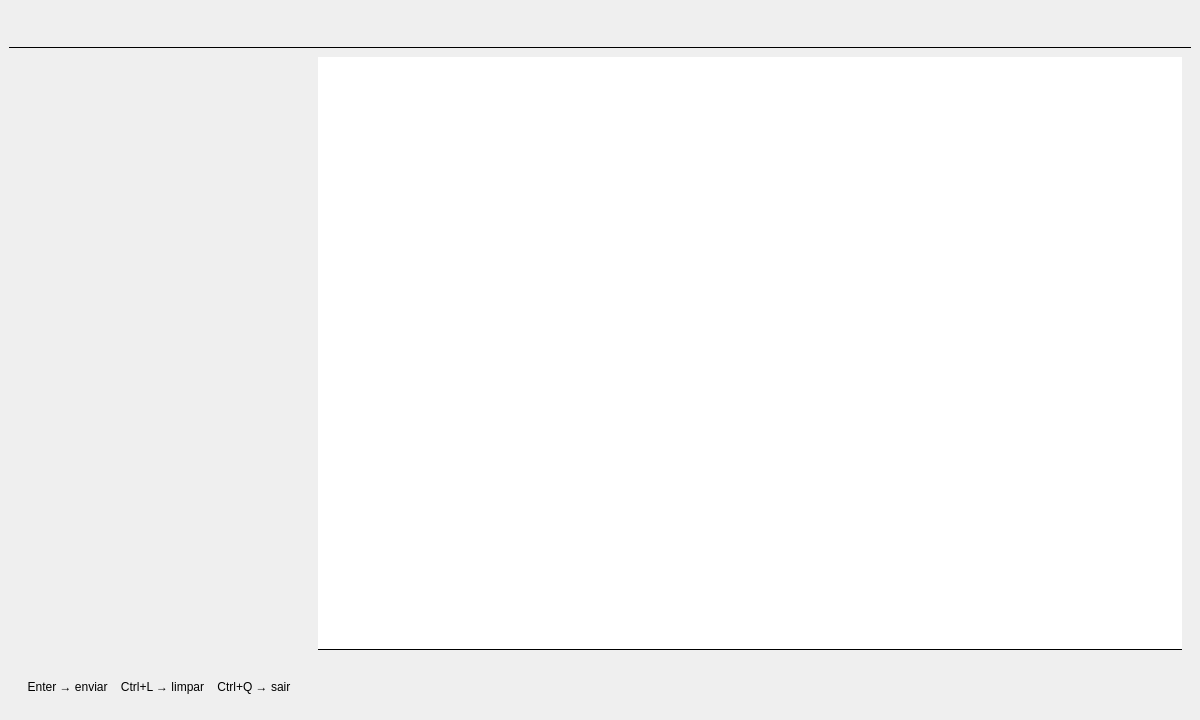
<?xml version="1.0" encoding="UTF-8"?>
<ui version="4.0">
 <class>MainWindow</class>
 <widget class="QMainWindow" name="MainWindow">
  <property name="geometry">
   <rect>
    <x>0</x>
    <y>0</y>
    <width>1200</width>
    <height>720</height>
   </rect>
  </property>
  <property name="minimumSize">
   <size>
    <width>800</width>
    <height>500</height>
   </size>
  </property>
  <property name="windowTitle">
   <string>BIA — Interface Neural</string>
  </property>
  <widget class="QWidget" name="centralwidget">
   <layout class="QVBoxLayout" name="root_layout">
    <property name="spacing"><number>0</number></property>
    <property name="contentsMargins"><rect><x>0</x><y>0</y><x>0</x><y>0</y></rect></property>

    <!-- Info bar no topo (widget customizado, altura fixa 38px) -->
    <item>
     <widget class="InfoBar" name="info_bar">
      <property name="minimumSize"><size><width>0</width><height>38</height></size></property>
      <property name="maximumSize"><size><width>16777215</width><height>38</height></size></property>
     </widget>
    </item>

    <!-- Separador horizontal -->
    <item>
     <widget class="QFrame" name="top_separator">
      <property name="minimumSize"><size><width>0</width><height>1</height></size></property>
      <property name="maximumSize"><size><width>16777215</width><height>1</height></size></property>
      <property name="frameShape"><enum>QFrame::HLine</enum></property>
     </widget>
    </item>

    <!-- Corpo principal (HUD à esquerda, chat à direita) -->
    <item>
     <layout class="QHBoxLayout" name="body_layout">
      <property name="spacing"><number>0</number></property>
      <property name="contentsMargins"><rect><x>0</x><y>0</y><x>0</x><y>0</y></rect></property>

      <!-- Coluna esquerda: HUD + atalhos -->
      <item>
       <widget class="QWidget" name="left_panel">
        <property name="minimumSize"><size><width>300</width><height>0</height></size></property>
        <property name="maximumSize"><size><width>300</width><height>16777215</height></size></property>
        <layout class="QVBoxLayout" name="left_layout">
         <property name="spacing"><number>0</number></property>
         <property name="contentsMargins"><rect><x>0</x><y>0</y><x>0</x><y>0</y></rect></property>

         <!-- HUD animado (widget customizado, expande) -->
         <item>
          <widget class="HUDWidget" name="hud">
           <property name="sizePolicy">
            <sizepolicy hsizetype="Expanding" vsizetype="Expanding">
             <horstretch>0</horstretch>
             <verstretch>1</verstretch>
            </sizepolicy>
           </property>
          </widget>
         </item>

         <!-- Label de atalhos no rodapé -->
         <item>
          <widget class="QLabel" name="shortcuts_label">
           <property name="minimumSize"><size><width>0</width><height>30</height></size></property>
           <property name="maximumSize"><size><width>16777215</width><height>30</height></size></property>
           <property name="text">
            <string>Enter → enviar    Ctrl+L → limpar    Ctrl+Q → sair</string>
           </property>
           <property name="alignment">
            <set>Qt::AlignCenter</set>
           </property>
          </widget>
         </item>

        </layout>
       </widget>
      </item>

      <!-- Coluna direita: chat + input -->
      <item>
       <widget class="QWidget" name="right_panel">
        <layout class="QVBoxLayout" name="right_layout">
         <property name="spacing"><number>0</number></property>
         <property name="contentsMargins"><rect><x>0</x><y>0</y><x>0</x><y>0</y></rect></property>

         <!-- Área de chat (widget customizado, expande) -->
         <item>
          <widget class="ChatDisplay" name="chat">
           <property name="sizePolicy">
            <sizepolicy hsizetype="Expanding" vsizetype="Expanding">
             <horstretch>0</horstretch>
             <verstretch>1</verstretch>
            </sizepolicy>
           </property>
           <property name="frameShape"><enum>QFrame::NoFrame</enum></property>
           <property name="readOnly"><bool>true</bool></property>
          </widget>
         </item>

         <!-- Separador acima do input -->
         <item>
          <widget class="QFrame" name="input_separator">
           <property name="minimumSize"><size><width>0</width><height>1</height></size></property>
           <property name="maximumSize"><size><width>16777215</width><height>1</height></size></property>
           <property name="frameShape"><enum>QFrame::HLine</enum></property>
          </widget>
         </item>

         <!-- Barra de input (widget customizado, altura fixa 52px) -->
         <item>
          <widget class="InputBar" name="input_bar">
           <property name="minimumSize"><size><width>0</width><height>52</height></size></property>
           <property name="maximumSize"><size><width>16777215</width><height>52</height></size></property>
          </widget>
         </item>

        </layout>
       </widget>
      </item>

     </layout>
    </item>

   </layout>
  </widget>
 </widget>

 <!-- Registro dos widgets customizados para o Qt Designer reconhecer -->
 <customwidgets>
  <customwidget>
   <class>HUDWidget</class>
   <extends>QWidget</extends>
   <header>bia</header>
  </customwidget>
  <customwidget>
   <class>ChatDisplay</class>
   <extends>QTextEdit</extends>
   <header>bia</header>
  </customwidget>
  <customwidget>
   <class>InputBar</class>
   <extends>QWidget</extends>
   <header>bia</header>
  </customwidget>
  <customwidget>
   <class>InfoBar</class>
   <extends>QWidget</extends>
   <header>bia</header>
  </customwidget>
 </customwidgets>

 <resources/>
 <connections/>
</ui>
